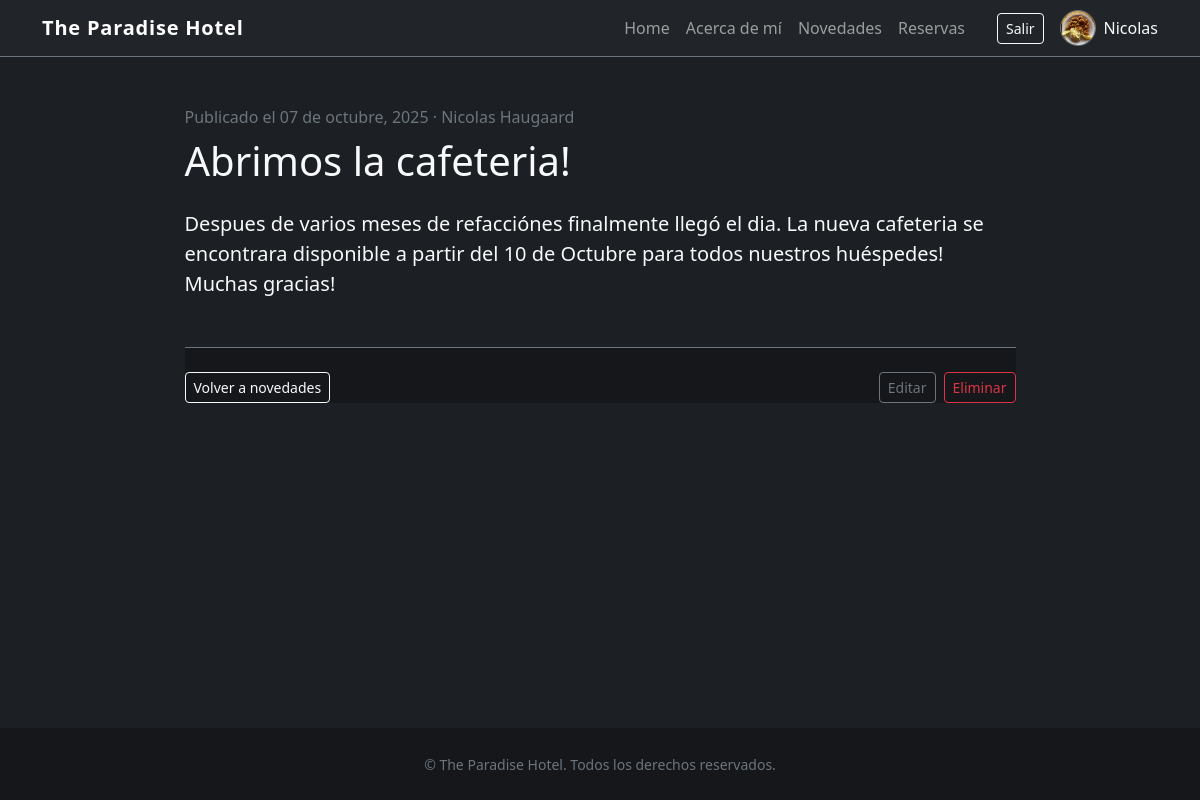
The page /pages/abrimos-la-cafeteria/ (signed in) on the database its author committed.
### Cuentas/models.py (models this page shows, shortened)
class Perfil(models.Model):
    user = models.OneToOneField(
        settings.AUTH_USER_MODEL,
        on_delete=models.CASCADE,
        related_name="perfil",
    )
    avatar = models.ImageField(upload_to=avatar_upload_to, blank=True, null=True)
    cargo = models.CharField(max_length=100, blank=True)
    actualizado = models.DateTimeField(auto_now=True)
    class Meta:
        verbose_name = "perfil"
        verbose_name_plural = "perfiles"
    def avatar_url(self):
        if self.avatar:
            return self.avatar.url
        nombre = self.user.get_full_name() or self.user.get_username()
        return "https://ui-avatars.com/api/?background=262b33&color=f8f9fa&name=" + quote_plus(nombre)

### Paginas/models.py (models this page shows, shortened)
class Pagina(models.Model):
    titulo = models.CharField(max_length=150)
    slug = models.SlugField(max_length=160, unique=True)
    extracto = models.CharField(max_length=250)
    contenido = models.TextField()
    imagen_portada = models.ImageField(upload_to="paginas/", blank=True)
    fecha_publicacion = models.DateField()
    autor = models.ForeignKey(
        settings.AUTH_USER_MODEL,
        on_delete=models.SET_NULL,
        null=True,
        blank=True,
        related_name="paginas",
    )
    destacada = models.BooleanField(default=False)
    creado = models.DateTimeField(auto_now_add=True)
    actualizado = models.DateTimeField(auto_now=True)
    class Meta:
        ordering = ["-fecha_publicacion", "-creado"]
        verbose_name = "página"
        verbose_name_plural = "páginas"

### Paginas/views.py (the view)
# urls.py: path("pages/<slug:slug>/", PaginaDetailView.as_view(), name="detalle"),
class PaginaDetailView(DetailView):
    model = Pagina
    template_name = "paginas/pagina_detail.html"
    context_object_name = "pagina"
    slug_field = "slug"
    slug_url_kwarg = "slug"
    def get_context_data(self, **kwargs):
        context = super().get_context_data(**kwargs)
        user = self.request.user
        pagina = self.object
        context["puede_editar"] = (
            user.is_authenticated
            and (pagina.autor_id == user.id or user.is_staff)
        )
        return context

### Cuentas/context_processors.py (called while the page is built)
def perfil_actual(request):
    if not request.user.is_authenticated:
        return {}
    perfil, _ = Perfil.objects.get_or_create(user=request.user)
    return {"perfil_actual": perfil}

### Paginas/templates/paginas/pagina_detail.html (shortened to what this page needs)
{% extends "base.html" %}
{% block content %}
<article class="row justify-content-center">
    <div class="col-lg-9">
        <header class="mb-4 text-center text-md-start">
            <p class="text-secondary mb-2">Publicado el {{ pagina.fecha_publicacion|date:"d \d\e F, Y" }}{% if pagina.autor %} · {{ pagina.autor.get_full_name|default:pagina.autor.username }}{% endif %}</p>
            <h1 class="display-6">{{ pagina.titulo }}</h1>
        </header>
        <div class="content fs-5">
            {{ pagina.contenido|linebreaks }}
        </div>
        <footer class="mt-5 pt-4 border-top border-secondary d-flex flex-column flex-md-row justify-content-between align-items-md-center gap-3">
            <a href="{% url 'paginas:lista' %}" class="btn btn-outline-light btn-sm">Volver a novedades</a>
            {% if puede_editar %}
                <div class="d-flex gap-2">
                    <a href="{% url 'paginas:editar' pagina.slug %}" class="btn btn-outline-secondary btn-sm">Editar</a>
                    <a href="{% url 'paginas:eliminar' pagina.slug %}" class="btn btn-outline-danger btn-sm">Eliminar</a>
                </div>
            {% endif %}
        </footer>
    </div>
</article>
{% endblock %}

### HotelApp/Templates/base.html (shortened to what this page needs)
<!DOCTYPE html>
<html lang="es">
<head>
    <link href="https://cdn.jsdelivr.net/npm/bootstrap@5.3.0/dist/css/bootstrap.min.css" rel="stylesheet">
</head>
<body class="d-flex flex-column min-vh-100">
    <header class="border-bottom border-secondary">
        <nav class="navbar navbar-expand-lg navbar-dark bg-dark">
            <div class="container">
                <a class="navbar-brand" href="{% url 'home' %}">The Paradise Hotel</a>
                <div class="collapse navbar-collapse" id="navbarMain">
                    <ul class="navbar-nav ms-auto align-items-lg-center">
                        <li class="nav-item">
                            <a class="nav-link" href="{% url 'home' %}">Home</a>
                        </li>
                        <li class="nav-item">
                            <a class="nav-link" href="{% url 'paginas:about' %}">Acerca de mí</a>
                        </li>
                        <li class="nav-item">
                            <a class="nav-link" href="{% url 'paginas:lista' %}">Novedades</a>
                        </li>
                        <li class="nav-item">
                            <a class="nav-link" href="{% url 'lista_reservas' %}">Reservas</a>
                        </li>
                        {% if request.user.is_authenticated %}
                            <li class="nav-item ms-lg-4">
                                <div class="d-flex align-items-center gap-3">
                                    <form action="{% url 'cuentas:logout' %}" method="post" class="d-inline">
                                        <button type="submit" class="btn btn-outline-light btn-sm">Salir</button>
                                    </form>
                                    <a class="d-flex align-items-center gap-2 text-decoration-none" href="{% url 'cuentas:perfil' %}">
                                        <img src="{{ perfil_actual.avatar_url }}" alt="Avatar de {{ request.user.username }}" class="nav-avatar">
                                        <span class="text-light">{{ request.user.first_name|default:request.user.username }}</span>
                                    </a>
                                </div>
                            </li>
                        {% else %}
                            <li class="nav-item ms-lg-4 d-flex gap-2">
                                <a class="btn btn-outline-light btn-sm" href="{% url 'cuentas:login' %}">Ingresar</a>
                                <a class="btn btn-primary btn-sm" href="{% url 'cuentas:registro' %}">Registrarme</a>
                            </li>
                        {% endif %}
                    </ul>
                </div>
            </div>
        </nav>
    </header>
    <main class="container flex-grow-1 py-5">
        {% block content %}
        {% endblock %}
    </main>
    <footer class="py-4 mt-auto text-center">
        <div class="container">
            <small class="text-secondary">&copy; {{ now|date:"Y" }} The Paradise Hotel. Todos los derechos reservados.</small>
        </div>
    </footer>
</body>
</html>

### HotelApp/Templates/base.html (style rules this page uses)
body { background-color: #1c1f24; color: #f8f9fa; min-height: 100vh; display: flex; flex-direction: column; }
.navbar-brand { font-weight: 600; letter-spacing: 0.04em; }
footer { background: rgba(0, 0, 0, 0.25); }
.nav-avatar { width: 36px; height: 36px; border-radius: 50%; object-fit: cover; border: 1px solid rgba(255, 255, 255, 0.35); }

### rows shown on the page
Perfil: avatar_url (picture)
Pagina: fecha_publicacion "07 de octubre, 2025", autor.get_full_name "Nicolas Haugaard", titulo "Abrimos la cafeteria!", contenido "Despues de varios meses de refacciónes finalmente llegó el dia. La nueva cafeteria se encontrara disponible a partir del 10 de Octubre para todos nuestros huéspedes! Muchas gracias!"

### other values the page prints
{{ request.user.first_name|default:request.user.username }} "Nicolas"
